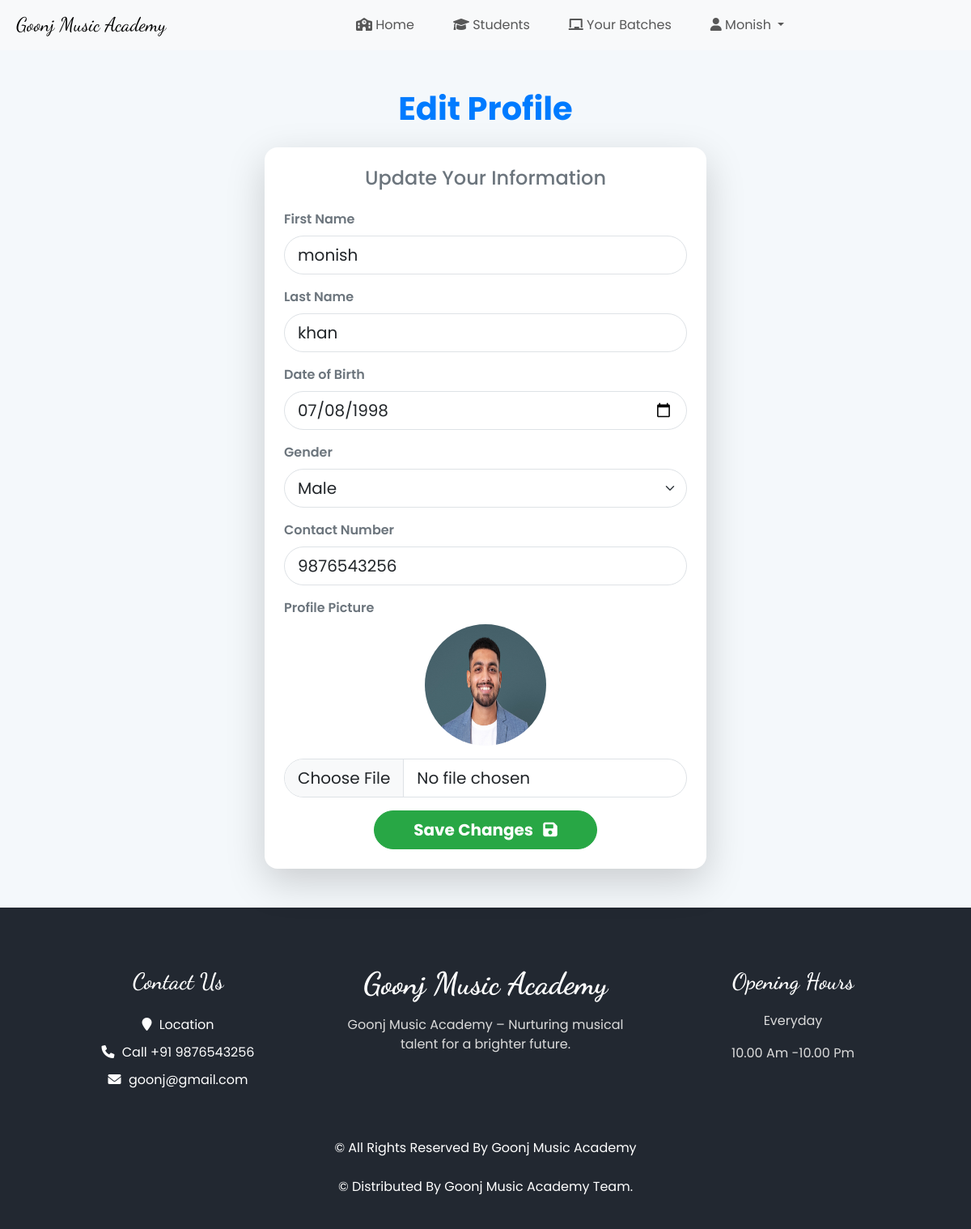
The page /edit_profile/ (signed in) on the database its author committed.
### account/models.py (models this page shows, shortened)
class CustomUser(AbstractUser):
    contact = models.CharField(
        max_length=10,
        blank=True,
        null=True,
        validators=[RegexValidator(r'^\d{10}$', 'Enter a valid 10-digit contact number')],
    )
    profile_picture = models.ImageField(upload_to='profile_pics/', null=True, blank=True)

class Teacher(CustomUser):
    CATEGORY_CHOICES = [
        ('guitar', 'Guitar'),
        ('piano', 'Piano'),
        ('vocals', 'Vocals'),
    ]
    dob = models.DateField()
    gender = models.CharField(
        max_length=10,
        choices=(('male', 'Male'), ('female', 'Female'), ('others', 'Others')),
    )
    category = models.CharField(max_length=10, choices=CATEGORY_CHOICES)
    class Meta:
        db_table = 'Teacher'

### account/views.py (the view)
# urls.py: path('edit_profile/', views.edit_profile, name='edit_profile'),
def edit_profile(request):
    if not request.user.is_authenticated:
        return redirect('login')
    user = request.user
    base_template = 'base.html'
    try:
        if hasattr(user, 'student'):
            base_template = 'base.html'
        elif hasattr(user, 'teacher'):
            base_template = 'teacher_base.html'
        else:
            return HttpResponseForbidden("User type not recognized.")
    except Exception as e:
        return HttpResponseServerError(f"Error determining user type: {str(e)}")
    if request.method == 'POST':
        form = UserProfileForm(request.POST, request.FILES)
        if form.is_valid():
            user.first_name = form.cleaned_data['first_name']
            user.last_name = form.cleaned_data['last_name']
            user.contact = form.cleaned_data['contact']
            if 'profile_picture' in request.FILES:
                user.profile_picture = form.cleaned_data['profile_picture']
            if hasattr(user, 'student'):
                user.student.dob = form.cleaned_data['dob']
                user.student.gender = form.cleaned_data['gender']
                user.student.save()
            elif hasattr(user, 'teacher'):
                user.teacher.dob = form.cleaned_data['dob']
                user.teacher.gender = form.cleaned_data['gender']
                user.teacher.save()
            user.save()
            return redirect('profile')
    else:
        initial_data = {
            'first_name': user.first_name,
            'last_name': user.last_name,
            'contact': user.contact,
            'profile_picture': user.profile_picture,
        }
        if hasattr(user, 'student'):
            initial_data.update({
                'dob': user.student.dob,
                'gender': user.student.gender,
            })
        elif hasattr(user, 'teacher'):
            initial_data.update({
                'dob': user.teacher.dob,
                'gender': user.teacher.gender,
            })
        form = UserProfileForm(initial=initial_data)
    return render(request, 'edit_profile.html', {
        'form': form,
        'base_template': base_template,
    })

### account/forms.py
class UserProfileForm(forms.Form):
    first_name = forms.CharField(max_length=150, required=False)
    last_name = forms.CharField(max_length=150, required=False)
    dob = forms.DateField(widget=forms.DateInput(attrs={'type': 'date'}), required=False)
    gender = forms.ChoiceField(
        choices=[('male', 'Male'), ('female', 'Female'), ('others', 'Others')],
        required=False,
    )
    contact = forms.CharField(max_length=15, required=False)
    profile_picture = forms.ImageField(required=False)

### templates/edit_profile.html (shortened to what this page needs)
{% extends base_template %}
{% load static %}
{% block content %}
<div class="container mt-5 mb-5">
    <h2 class="text-center mb-4 text-primary fw-bold">Edit Profile</h2>
    <div class="row justify-content-center">
        <div class="col-md-8 col-lg-6">
            <div class="card shadow-lg border-0 p-4 rounded-4">
                <h4 class="text-center text-secondary mb-4">Update Your Information</h4>
                <form method="POST" enctype="multipart/form-data">
                    <div class="mb-3">
                        <label for="first_name" class="form-label text-secondary fw-semibold">First Name</label>
                        <input type="text" class="form-control form-control-lg rounded-pill" id="first_name" name="first_name"
                            value="{{ form.first_name.value }}" placeholder="Enter your first name" required>
                    </div>
                    <div class="mb-3">
                        <label for="last_name" class="form-label text-secondary fw-semibold">Last Name</label>
                        <input type="text" class="form-control form-control-lg rounded-pill" id="last_name" name="last_name"
                            value="{{ form.last_name.value }}" placeholder="Enter your last name" required>
                    </div>
                    <div class="mb-3">
                        <label for="dob" class="form-label text-secondary fw-semibold">Date of Birth</label>
                        <input type="date" class="form-control form-control-lg rounded-pill" id="dob" name="dob"
                            value="{{ form.dob.value|date:'Y-m-d' }}" required>
                    </div>
                    <div class="mb-3">
                        <label for="gender" class="form-label text-secondary fw-semibold">Gender</label>
                        <select class="form-select form-select-lg rounded-pill" id="gender" name="gender" required>
                            {% for choice, display in form.gender.field.choices %}
                                <option value="{{ choice }}" {% if form.gender.value == choice %}selected{% endif %}>
                                    {{ display }}
                                </option>
                            {% endfor %}
                        </select>
                    </div>
                    <div class="mb-3">
                        <label for="contact" class="form-label text-secondary fw-semibold">Contact Number</label>
                        <input type="text" class="form-control form-control-lg rounded-pill" id="contact" name="contact"
                            value="{{ form.contact.value }}" placeholder="Enter your contact number" required>
                    </div>
                    <div class="mb-3">
                        <label for="profile_picture" class="form-label text-secondary fw-semibold">Profile Picture</label>
                        <div class="text-center mb-3">
                            {% if user.profile_picture %}
                                <img id="profilePreview" src="{{ user.profile_picture.url }}" alt="Profile Picture"
                                    class="rounded-circle" width="150" height="150">
                            {% else %}
                                <img id="profilePreview" src="{% static 'images/default-profile.png' %}"
                                    alt="Default Profile Picture" class="rounded-circle" width="150" height="150">
                            {% endif %}
                        </div>
                        <input type="file" class="form-control form-control-lg rounded-pill" id="profile_picture"
                            name="profile_picture" accept="image/*" onchange="previewImage(event)">
                    </div>
                    <div class="text-center">
                        <button type="submit" class="btn btn-success btn-lg px-5 rounded-pill">
                            Save Changes <i class="fa-solid fa-floppy-disk ms-2"></i>
                        </button>
                    </div>
                </form>
            </div>
        </div>
    </div>
</div>
{% endblock %}

### templates/teacher_base.html (shortened to what this page needs)
{% load static %}
<!DOCTYPE html>
<html lang="en">
<head>
  <link href="https://cdn.jsdelivr.net/npm/bootstrap@5.3.0-alpha1/dist/css/bootstrap.min.css" rel="stylesheet">
  <link href="https://cdnjs.cloudflare.com/ajax/libs/font-awesome/6.0.0-beta3/css/all.min.css" rel="stylesheet">
  <link href="https://cdn.jsdelivr.net/npm/bootstrap-icons/font/bootstrap-icons.css" rel="stylesheet">
  <link rel="stylesheet" href="{% static 'css/style.css' %}">
</head>
<body>
  {% block header %}
  <nav class="navbar navbar-expand-lg navbar-light bg-light sticky-top">
    <div class="container-fluid">
      <a class="navbar-brand ms-2" href="{% url 'teacher_index' %}">Goonj Music Academy</a>
      <div class="collapse navbar-collapse" id="navbarNav">
        <ul class="navbar-nav d-flex w-100 justify-content-center">
          <li class="nav-item mx-3">
            <a class="nav-link" href="{% url 'teacher_index' %}">
              <i class="fa-solid fa-school"></i> Home
            </a>
          </li>
          <li class="nav-item mx-3">
            <a class="nav-link" href="{% url 'view_enrolled_students' %}">
              <i class="fa-solid fa-graduation-cap"></i> Students
            </a>
          </li>
          <li class="nav-item mx-3">
            <a class="nav-link" href="{% url 'teacher_batches' %}">
              <i class="fa-solid fa-chalkboard"></i> Your Batches
            </a>
          </li>
          <li class="nav-item dropdown mx-3">
            {% if user.is_authenticated %}
            <a class="nav-link dropdown-toggle" href="#" id="userDropdown" role="button" data-bs-toggle="dropdown"
              aria-expanded="false">
              <i class="fas fa-user"></i> {{ user.first_name|capfirst }}
            </a>
            {% endif %}
          </li>
        </ul>
      </div>
    </div>
  </nav>
  {% endblock header %}
  {% block content %}
  {% endblock content %}
  {% block footer %}
  <footer class="footer_section">
    <div class="container">
      <div class="row">
        <div class="col-md-4 footer-col">
          <div class="footer_contact">
            <h4>
              Contact Us
            </h4>
            <div class="contact_link_box">
              <a href="">
                <i class="fa fa-map-marker" aria-hidden="true"></i>
                <span>
                  Location
                </span>
              </a>
              <a href="">
                <i class="fa fa-phone" aria-hidden="true"></i>
                <span>
                  Call +91 9876543256
                </span>
              </a>
              <a href="">
                <i class="fa fa-envelope" aria-hidden="true"></i>
                <span>
                  goonj@gmail.com
                </span>
              </a>
            </div>
          </div>
        </div>
        <div class="col-md-4 footer-col">
          <div class="footer_detail">
            <a href="" class="footer-logo">
              Goonj Music Academy
            </a>
            <p>
              Goonj Music Academy – Nurturing musical talent for a brighter future.
            </p>
          </div>
        </div>
        <div class="col-md-4 footer-col">
          <h4>
            Opening Hours
          </h4>
          <p>
            Everyday
          </p>
          <p>
            10.00 Am -10.00 Pm
          </p>
        </div>
      </div>
      <div class="footer-info">
        <p>
          &copy;  All Rights Reserved By
          <a href="https://html.design/">Goonj Music Academy</a><br><br>
          &copy;  Distributed By
          <a href="https://themewagon.com/" target="_blank">Goonj Music Academy Team.</a>
        </p>
      </div>
    </div>
  </footer>
  {% endblock footer %}
</body>
</html>

### static/css/style.css (style rules this page uses)
body { font-family: 'Poppins', sans-serif; }
.navbar-brand, .carousel-caption h3, .carousel-caption p, .carousel-caption .btn { font-family: 'Dancing Script', cursive; font-size: 1.5rem; }
a { color: inherit; text-decoration: none; }
.text-primary { color: #007bff !important; }
.shadow-lg { box-shadow: 0px 10px 20px rgba(0, 0, 0, 0.1); }
h2 { font-size: 2.5rem; }
.footer_section { background-color: #222831; color: #ffffff; padding: 75px 0 40px 0; text-align: center; }
.footer_section h4 { font-size: 28px; }
.footer_section h4, .footer_section .footer-logo { font-weight: 600; margin-bottom: 20px; font-family: 'Dancing Script', cursive; }
.footer_section p { color: #dbdbdb; }
.footer_section .footer-col { margin-bottom: 30px; }
.footer_section .footer_contact .contact_link_box { display: -webkit-box; display: -ms-flexbox; display: flex; -webkit-box-orient: vertical; -webkit-box-direction: normal; -ms-flex-direction: column; flex-direction: column; }
.footer_section .footer_contact .contact_link_box a { margin: 5px 0; color: #ffffff; }
.footer_section .footer_contact .contact_link_box a i { margin-right: 5px; }
.footer_section .footer-logo { display: block; font-weight: bold; font-size: 38px; line-height: 1; color: #ffffff; }
.footer_section .footer-info { text-align: center; margin-top: 25px; }
.footer_section .footer-info p { color: #ffffff; margin: 0; }
.footer_section .footer-info p a { color: inherit; }

### templates/edit_profile.html (style rules this page uses)
body { background-color: #f4f8fb; }
.card { background-color: #ffffff; box-shadow: 0 10px 30px rgba(0, 0, 0, 0.1); }
h2 { font-size: 2.5rem; font-weight: 700; }
label { font-size: 1rem; }
.btn-success { background-color: #28a745; border-color: #28a745; font-weight: bold; transition: background-color 0.3s ease, transform 0.2s ease; }

### rows shown on the page
CustomUser: first_name "Monish", first_name "monish", last_name "khan", contact "9876543256", profile_picture (picture)
Teacher: dob "07/08/1998", gender "Male"
